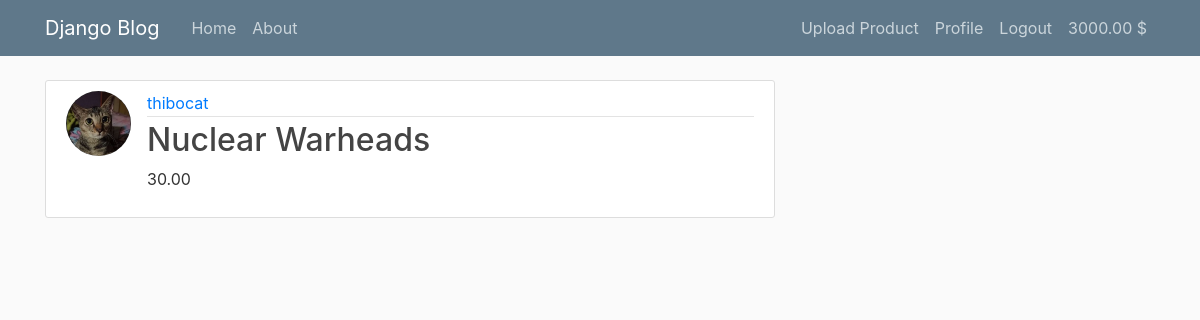
The app's page /post/7/ (signed in) with its own data.
### registration/models.py (models this page shows, shortened)
class Profile(models.Model):
    user = models.OneToOneField(User, on_delete=models.CASCADE)
    image = models.ImageField(default='default.jpg', upload_to='profile_pics')
    is_seller = models.BooleanField(default=False)
    cash = models.DecimalField(max_digits=10, decimal_places=2, default=0)

### blog/models.py (models this page shows, shortened)
class post(models.Model):
    title = models.CharField(max_length=100)
    price = models.DecimalField(max_digits=10, decimal_places=2)
    date = models.DateTimeField(default = timezone.now)
    author = models.ForeignKey(User, on_delete=models.CASCADE)
    image = models.ImageField(upload_to='images')

### blog/views.py (the view)
# urls.py: path('post/<int:pk>/', PostDetailView.as_view(), name = 'post-detail'),
class PostDetailView(DetailView):
    model = post

### blog/templates/blog/post_detail.html (shortened to what this page needs)
{% extends "blog/base.html" %}
{% block content %}
  <article class="media content-section">
    <img class="rounded-circle article-img" src="{{ object.author.profile.image.url }}">
    <div class="media-body">
      <div class="article-metadata">
        <a class="mr-2" href="#">{{ object.author }}</a>
      </div>
      <h2 class="article-title">{{ object.title }}</h2>
      <p class="article-content">{{ object.price }}</p>
    </div>
  </article>
{% endblock content %}

### blog/templates/blog/base.html (shortened to what this page needs)
{%load static%}
<!DOCTYPE html>
<html>
<head>
    <link rel="stylesheet" href="https://cdn.jsdelivr.net/npm/bootstrap@4.0.0/dist/css/bootstrap.min.css">
    <link rel="stylesheet" href="{% static 'blog/main.css' %}">
</head>
<body>
    <header class="site-header">
        <nav class="navbar navbar-expand-md navbar-dark bg-steel fixed-top">
          <div class="container">
            <a class="navbar-brand mr-4" href="/">Django Blog</a>
            <div class="collapse navbar-collapse" id="navbarToggle">
              <div class="navbar-nav mr-auto">
                <a class="nav-item nav-link" href="/">Home</a>
                <a class="nav-item nav-link" href="/about">About</a>
              </div>
              <div class="navbar-nav">
                {% if user.is_authenticated %}
                    {%if user.profile.is_seller %}
                        <a class="nav-item nav-link" href="{% url 'post-create' %}">Upload Product</a>
                    {% endif %}
                    <a class="nav-item nav-link" href="{% url 'profile' %}">Profile</a>
                    <a class="nav-item nav-link" href="{% url 'logout' %}">Logout</a>
                    <a class="nav-item nav-link" href="{% url 'addmoney' %}"> {{ user.profile.cash }} $</a>
                {% else %}
                    <a class="nav-item nav-link" href="{% url 'login' %}">Login</a>
                    <a class="nav-item nav-link" href="{% url 'register' %}">Register</a>
                {% endif %}
              </div>
            </div>
          </div>
        </nav>
      </header>
      <main role="main" class="container">
        <div class="row">
          <div class="col-md-8">
            {% block content %}{% endblock %}
          </div>
        </div>
      </main>
</body>
</html>

### blog/static/blog/main.css (style rules this page uses)
body { background: #fafafa; color: #333333; margin-top: 5rem; }
h1, h2, h3, h4, h5, h6 { color: #444444; }
.bg-steel { background-color: #5f788a; }
.site-header .navbar-nav .nav-link { color: #cbd5db; }
.content-section { background: #ffffff; padding: 10px 20px; border: 1px solid #dddddd; border-radius: 3px; margin-bottom: 20px; }
.article-title { color: #444444; }
.article-content { white-space: pre-line; }
.article-img { height: 65px; width: 65px; margin-right: 16px; }
.article-metadata { padding-bottom: 1px; margin-bottom: 4px; border-bottom: 1px solid #e3e3e3 }

### records on screen
post: author.profile.image (picture), author "thibocat", title "Nuclear Warheads", price "30.00"

### other values on screen
{{ user.profile.cash }} "3000.00"
